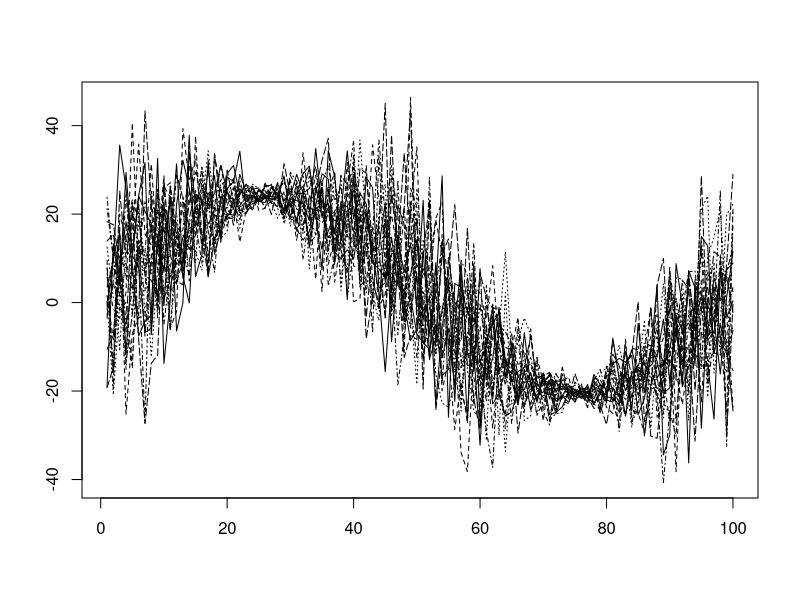

Write the R code that produced this figure.
# ---------------------------------------------------------------------
# Paper:       	 N.M. Tran, P. Burdejova, M. Osipenko, and W.K. Härdle
#				"Principal Component Analysis in an Asymmetric Norm"
# ---------------------------------------------------------------------
# Quantlet:    	 PEC_sim_setup
# ---------------------------------------------------------------------
# Description: 	 Example of curves used for simulation.
# ---------------------------------------------------------------------
# Author:      	 Petra Burdejova, Maria Osipenko
# ---------------------------------------------------------------------

#------------------parameters
n= 20
p= 100
t=seq(0,1,length=p)
sigma_e = 0.5 
sigma_a1 = 16
sigma_a2 = 9

error_type = 1 #or 3 or 5

#----------------mean and component functions
m<-function(t){(mu=1+t+exp(-(t-0.6)^2/0.05))
		return(mu)
}
ff<-function(t){f1=sqrt(2)*sin(2*pi*t)
		f2=sqrt(2)*cos(2*pi*t)
		a1=rnorm(length(t), sigma_a1)	
		a2=rnorm(length(t),0, sigma_a2)
		return(cbind(a1*f1,a2*f2))
}

yi <- function(t,e_type){
		if (e_type==1) {e <- rnorm(length(t),0,sigma_e)}
		if (e_type==3) {e <- rt(length(t),1)}
		if (e_type==5) {e <- log(rnorm(length(t),0,sigma_e))}
		y_i <- m(t)+apply(ff(t),1,sum)
		return(y_i)
}

#----------------generate the curves
Y_mtx <- matrix(nrow=n, ncol=p)
for (i in 1:n){
	Y_mtx[i,] <- yi(t,error_type) 
}

#----------------plot the curves
matplot(t(Y_mtx),type="l", col="black", ylab="")





